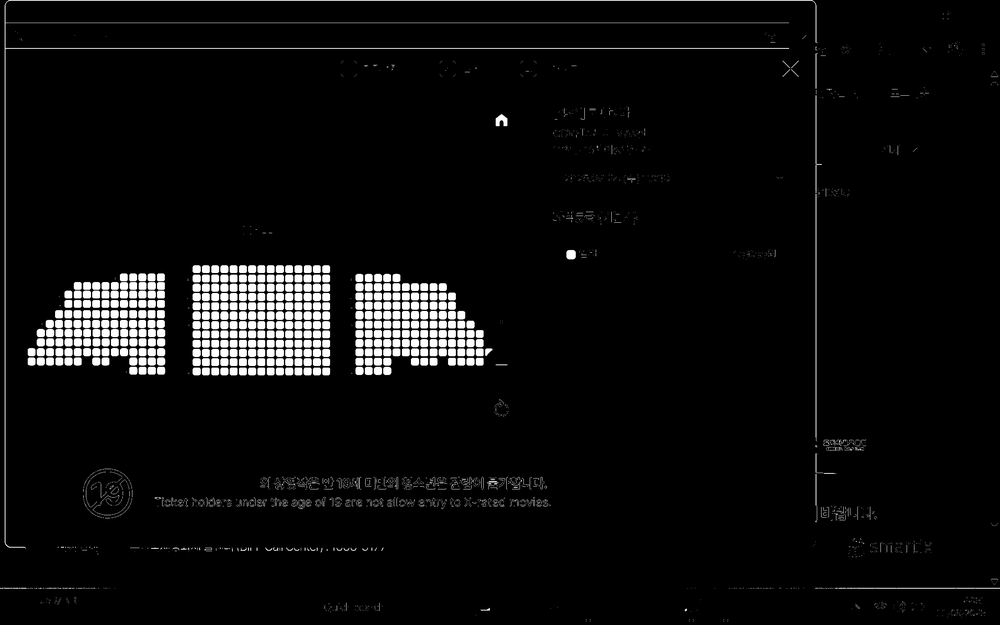
#> input picture CGV_IMAX_masked.png, 1000 x 625 px, shrunk from 2560 x 1600 before the run
$ python read_csv_and_annotate.py
#> lines starting #> are read from the running program, lines starting #| are printed output that depends on the picture; after the words box and inside, x2 and y2 are one past the last pixel; in counts of white or black regions, pixels touching at a corner belong together
#> (reads CGV_IMAX_square_centers.csv from the repository)
import cv2
import numpy as np
import os
import tkinter as tk
import pandas as pd
from typing import List, Tuple

def annotate_and_save(img_path: str, centers_df: pd.DataFrame, out_path: str):
#> called with img_path = 'CGV_IMAX_masked.png', out_path = 'annotated.png'
    img = cv2.imread(img_path)
#> img is the input picture: shape (625, 1000, 3); min 0, max 255, mean 12.2
    for cx, cy in centers_df[["cx","cy"]].itertuples(index=False):
        cv2.circle(img, (int(cx), int(cy)), 3, (0,0,255), -1)
    cv2.putText(img, f"Squares detected: {len(centers_df)}", (20,50),
                cv2.FONT_HERSHEY_SIMPLEX, 1.2, (0,0,255), 2, cv2.LINE_AA)
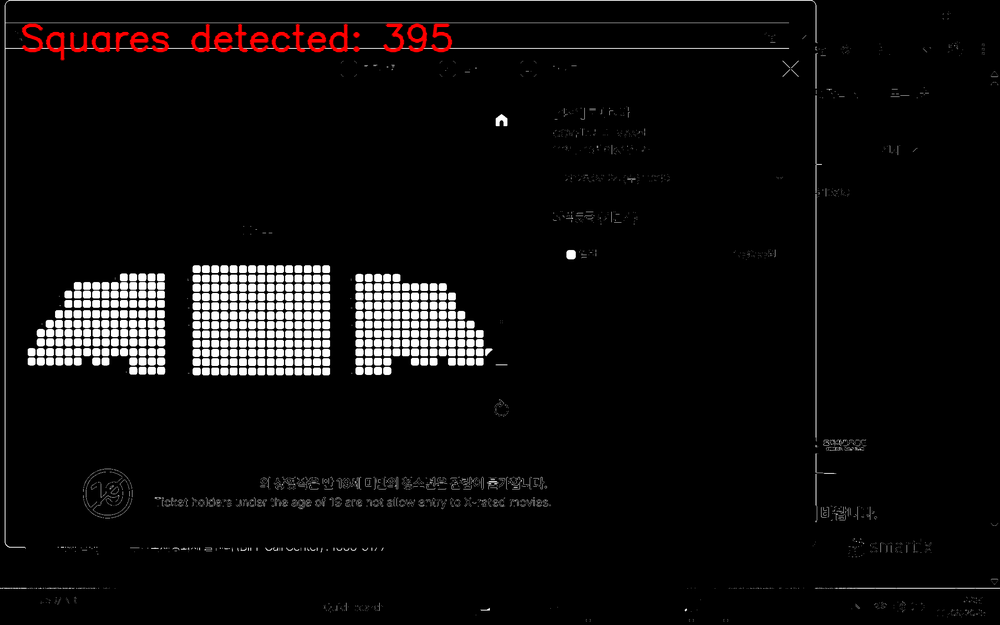
#> img: shape (625, 1000, 3); 0.84% of pixels changed, all inside (x1, y1, x2, y2) = (21, 23, 453, 61)
    cv2.imwrite(out_path, img)

if __name__ == "__main__":
    csv_file = "CGV_IMAX_square_centers.csv"
    mask_name = "CGV_IMAX_masked.png"
    df = pd.read_csv(csv_file)
    annotate_and_save(mask_name, df, "annotated.png")
